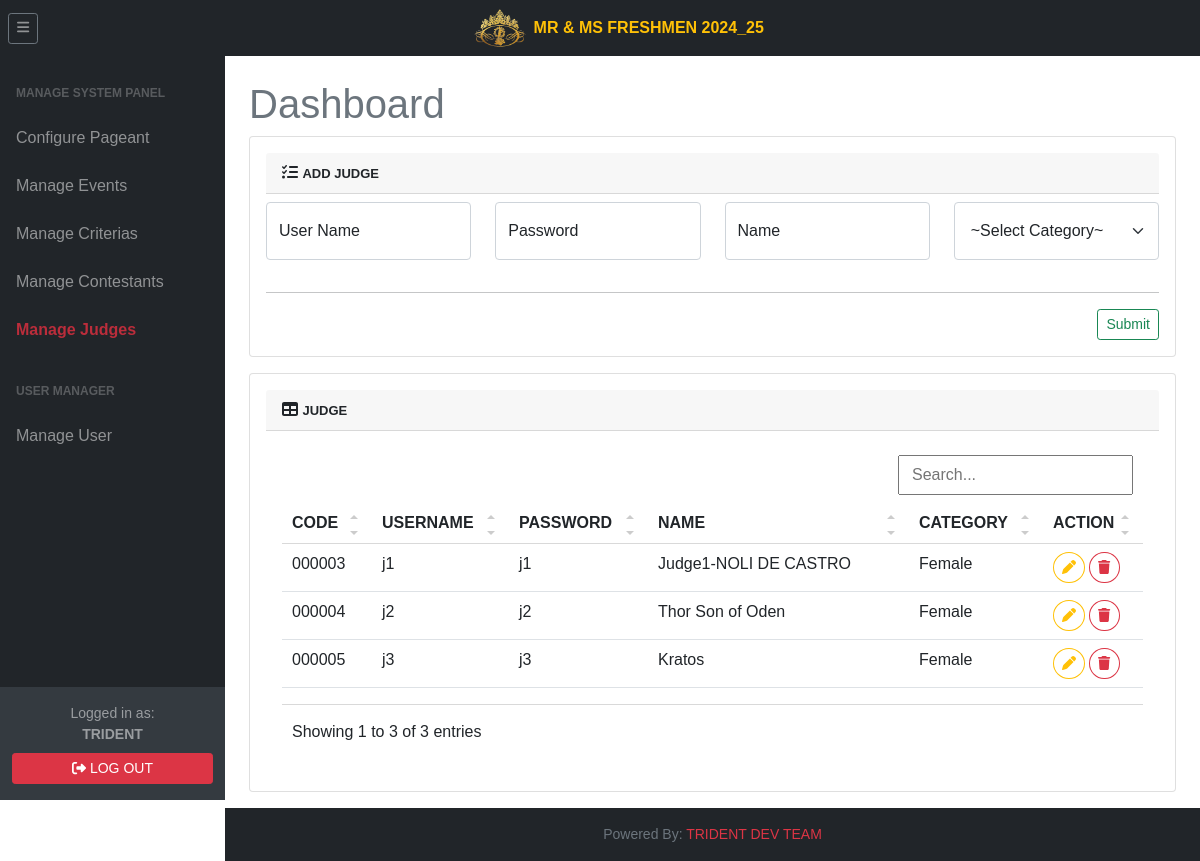
/tri.super/superjudge.php (signed in), run on an earlier commit of the app's database.
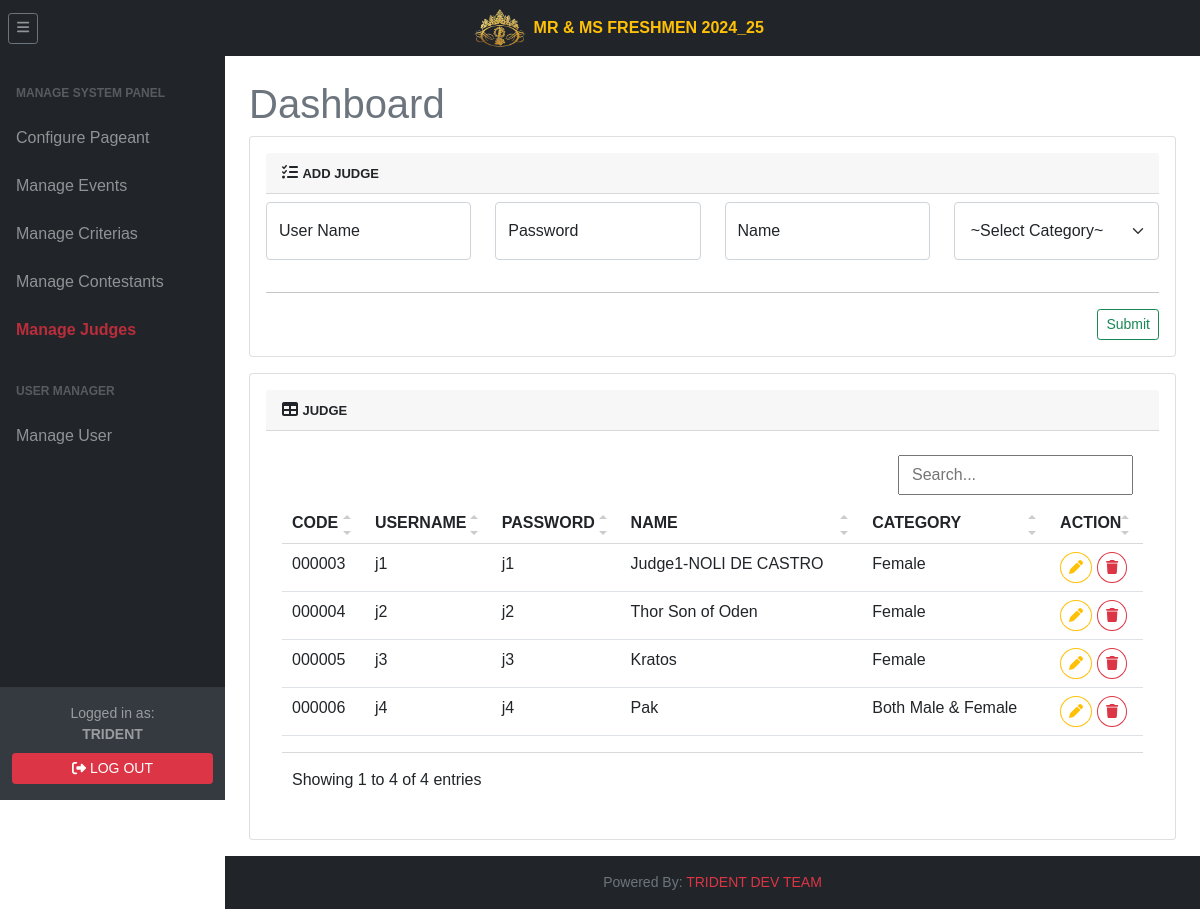
And on a later commit of the database.
### tables this page shows
CREATE TABLE `user` (
  `id` int(11) NOT NULL AUTO_INCREMENT,
  `code` varchar(16) DEFAULT NULL,
  `username` varchar(90) DEFAULT NULL,
  `password` varchar(255) DEFAULT NULL,
  `name` varchar(45) DEFAULT NULL,
  `types` varchar(45) DEFAULT NULL,
  `category` varchar(15) DEFAULT NULL,
  `is_both` tinyint(1) DEFAULT NULL,
  `status` tinyint(1) DEFAULT NULL,
  `added_by` varchar(16) DEFAULT NULL,
  `added_timestamp` timestamp NULL DEFAULT NULL,
  `updated_by` varchar(16) DEFAULT NULL,
  `updated_timestamp` timestamp NULL DEFAULT NULL,
  PRIMARY KEY (`id`)
);

### tri.super/superjudge.php (the view, shortened to what the changed rows need)
<?php
    require '../include/connector/dbconn.php';
?>
<!DOCTYPE html>
<html lang="en">
    <head>
        <link href="../css/dataTable.css" rel="stylesheet" />
        <link href="../css/styles.css" rel="stylesheet" />
        <link rel="stylesheet" href="../css/jquery-ui.min.css">
    </head>
    <body class="sb-nav-fixed">
        <div id="layoutSidenav">
            <div id="layoutSidenav_content">
                <main>
                <div class="container-fluid px-4">
                        <h1 class="mt-4 text-muted">Dashboard</h1>
                            <section class="mb-3">
                                <div class="card">
                                        <div class="card-body">
                                            <div class="card-header">
                                                <i class="fas fa-table"></i>
                                                <span class="fw-bold" style="font-size: small;">JUDGE</span>
                                            </div>
                                            <div class="card-body table-responsive-sm">
                                                <table class="table table-hover" id="data">
                                                <?php
                                                $sqlLogs = judgeAccountList;
                                                        $resultLogs = mysqli_query($db,$sqlLogs);
                                                        if(mysqli_num_rows($resultLogs) > 0){
                                                    ?>
                                                    <thead>
                                                        <tr>
                                                            <th>CODE</th>
                                                            <th>USERNAME</th>
                                                            <th>PASSWORD</th>
                                                            <th>NAME</th>
                                                            <th>CATEGORY</th>
                                                            <th>ACTION</th>
                                                        </tr>
                                                    </thead>
                                                    <?php
                                                        while($rowLogs = mysqli_fetch_assoc($resultLogs)){
                                                        ?>
                                                    <tr>
                                                        <td>
                                                            <?=$rowLogs['code']; ?>
                                                        </td>
                                                        <td>
                                                            <?=$rowLogs['username']; ?>
                                                        </td>
                                                        <td>
                                                            <?=$rowLogs['password']; ?>
                                                        </td>
                                                        <td>
                                                            <?=$rowLogs['name']?>
                                                        </td>
                                                        <td>
                                                            <?Php
                                                            $categoryCode = $rowLogs['category'];
                                                            switch ($categoryCode) {
                                                                case 'FE':
                                                                    echo 'Female';
                                                                    break;
                                                                case 'B':
                                                                    echo 'Both Male & Female';
                                                                    break;
                                                            }
                                                            ?>
                                                        </td>
                                                        <td>
                                                            <button data-code='<?= $rowLogs['code']; ?>' class="updateJudgeCode btn btn-outline-warning btn-sm rounded-circle"><i class="fa-solid fa-pen"></i></button>
                                                            <button data-code='<?= $rowLogs['code']; ?>' class="deleteJudgeCode btn btn-outline-danger btn-sm rounded-circle"><i class="fa-solid fa-trash"></i></button>
                                                        </td>
                                                    </tr>
                                                    <?php
                                                            }
                                                        } else {
                                                            echo "<h3 class='text-danger text-center mt-3'>No Existing Data Found!</h3>";
                                                        }
                                                    ?>
                                                </table>
                                            </div>
                                    </div>
                                </div>
                            </section>
                    </div>
                </main>
            </div>
        </div>
</body>
</html>

What changed in the data, as far as the page shows it:
added user: code "000006", username "j4", password "j4", name "Pak", category "Both Male & Female"
Also different on the page:
text written by a page script: "Showing 1 to 3 of 3 entries" → "Showing 1 to 4 of 4 entries"
